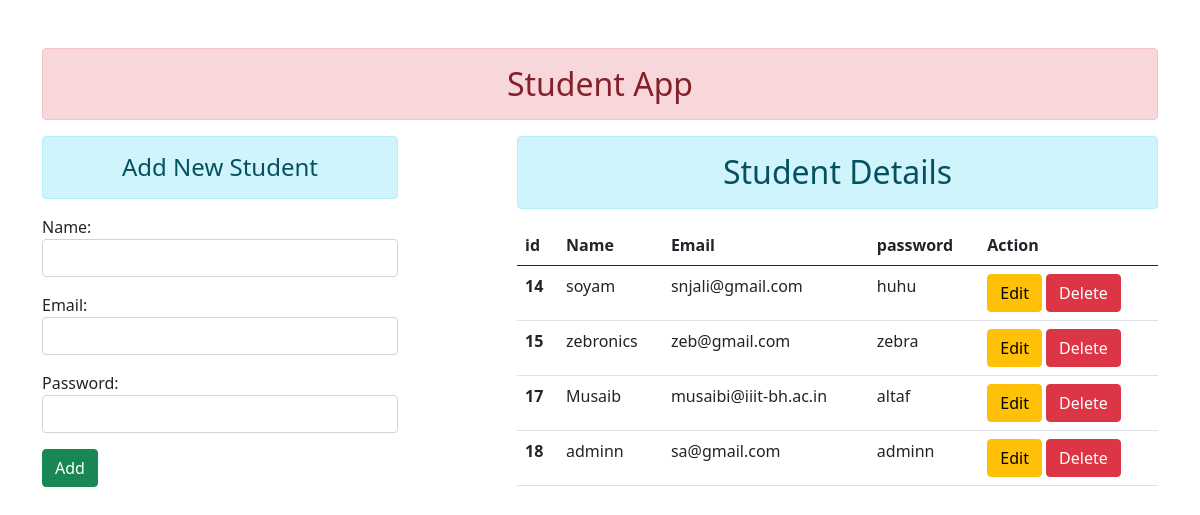
The page / on the database its author committed.
### myapp/models.py (models this page shows)
class Student(models.Model):
    Name=models.CharField(max_length=20)
    Email=models.EmailField()
    password=models.CharField(max_length=20)

### myapp/views.py (the view)
# urls.py: path('',views.addshow,name="addshow"),
def addshow(request):
 if(request.method=='POST'):
  fm=Studentform(request.POST)
  if (fm.is_valid()):
   nm=fm.cleaned_data['Name']
   em=fm.cleaned_data['Email']
   pw=fm.cleaned_data['password']
   reg=Student(Name=nm,Email=em,password=pw)
   reg.save()
   fm=Studentform()
 else:
  fm=Studentform()
 stud=Student.objects.all()
 return render(request,'myapp/addandshow.html',{'form':fm,'stu':stud})

### myapp/forms.py
class Studentform(forms.ModelForm):
  class Meta:
     model = Student
     fields=['Name','Email','password']
     widgets={
        'password':forms.PasswordInput(attrs={'class':'form-control'}),
        'Name':forms.TextInput(attrs={'class':'form-control'}),
        'Email':forms.EmailInput(attrs={'class':'form-control'})
        }

### myapp/templates/myapp/addandshow.html (shortened to what this page needs)
{% extends 'myapp/base.html' %}
{% load static %}
{% block content %}
<div class="row">
    <div class="col-sm-4">
        <h4 class="alert alert-info text-center">Add New Student</h4>
        <form action="" method="POST" novalidate>
            {{form.as_p}}
          <input type="submit" value="Add" class="btn btn-success">
        </form>
    </div>
    <div class="col-sm-7 offset-1">
        <h2 class="alert alert-info text-center">Student Details</h2>
    {% if stu %}
    <table class="table table-hover">
        <thead>
          <tr>
            <th scope="col">id</th>
            <th scope="col">Name</th>
            <th scope="col">Email</th>
            <th scope="col">password</th>
            <th scope="col">Action</th>
          </tr>
        </thead>
        <tbody>
         {% for  students in stu %}
          <tr>
            <th scope="row">{{students.id}}</th>
            <td>{{students.Name}}</td>
            <td>{{students.Email}}</td>
            <td>{{students.password}}</td>
            <td>
                <a href="{% url 'update' students.id %}" class="btn btn-warning">Edit</a>
              <form action="{% url 'delete' students.id %}" method="POST" class="d-inline">
                <input type="submit"  class="btn btn-danger" value="Delete">
              </form>
            </td>
          </tr>
        {% endfor %}
        </tbody>
      </table>
    {% else %}
     <h4 class=" text-center alert alert-warning">No Records found</h4>
    {% endif %}
    </div>
</div>
{% endblock content %}

### myapp/templates/myapp/base.html (shortened to what this page needs)
<!DOCTYPE html>
{% load static %}
<html lang="en">
<head>
    <link href="https://cdn.jsdelivr.net/npm/bootstrap@5.0.2/dist/css/bootstrap.min.css" rel="stylesheet">
     <link rel="stylesheet" href="{% static 'style.css' %}">
</head>
<body>
    <div class="container mt-5">
        <h2 class="text-center alert alert-danger">Student App</h2>
        {% block content %}{% endblock content %}
    </div>
</body>
</html>

### rows shown on the page
Student: id "14", Name "soyam", Email "snjali@gmail.com", password "huhu"
Student: id "15", Name "zebronics", Email "zeb@gmail.com", password "zebra"
Student: id "17", Name "Musaib", Email "musaibi@iiit-bh.ac.in", password "altaf"
Student: id "18", Name "adminn", Email "sa@gmail.com", password "adminn"
